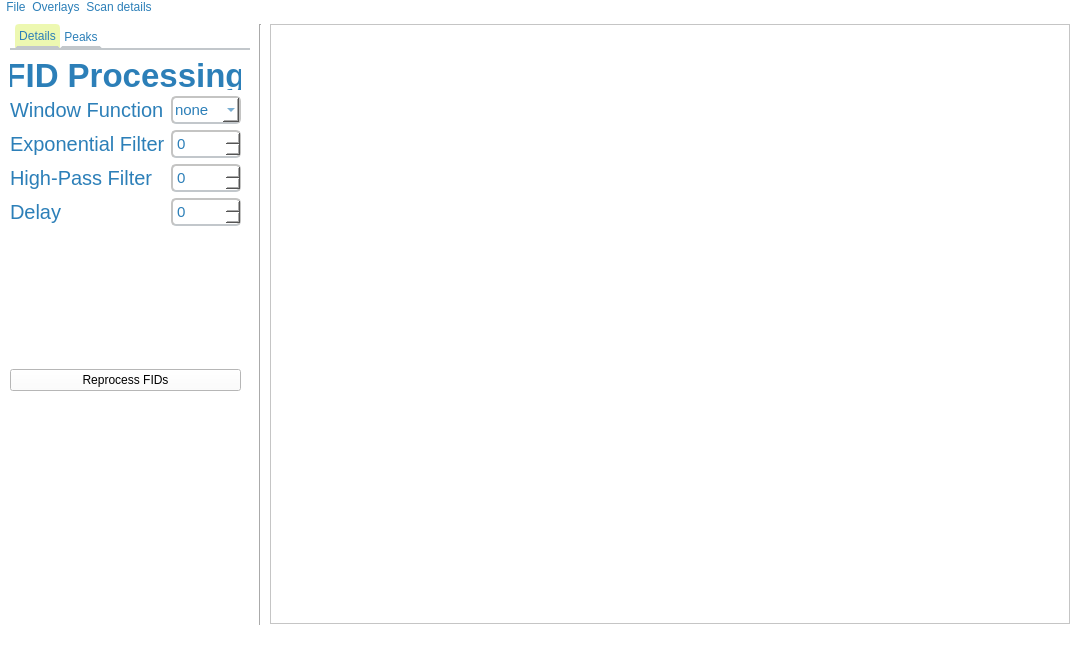
<?xml version="1.0" encoding="UTF-8"?>
<ui version="4.0">
 <class>BatchViewer</class>
 <widget class="QMainWindow" name="BatchViewer">
  <property name="geometry">
   <rect>
    <x>0</x>
    <y>0</y>
    <width>1083</width>
    <height>656</height>
   </rect>
  </property>
  <property name="sizePolicy">
   <sizepolicy hsizetype="Fixed" vsizetype="Fixed">
    <horstretch>0</horstretch>
    <verstretch>0</verstretch>
   </sizepolicy>
  </property>
  <property name="windowTitle">
   <string>Batch Viewer</string>
  </property>
  <property name="styleSheet">
   <string notr="true">QMainWindow {
 background-color: #ffffff
}

QMenuBar {
 background-color: #ffffff;
 color: #ffffff
}

QMenuBar::item {
 background: transparent;
 color: #2c7fb8;
 border-radius: 4px;
}

QMenuBar::item:selected {
 background: #edf8b1;
 color: #2c7fb8
}

QWidget {
 background-color: #ffffff
}

QTabWidget {
background-color: #ffffff
}

QLabel {
color: #2c7fb8
}

QDoubleSpinBox {
	background-color: #FFFFFF;
	color: #2c7fb8;
	font-size: 15px;
border: 1.5px solid #C4C4C3;
border-bottom-color: #C2C7CB; /* same as the pane color */
border-top-left-radius: 5px;
border-top-right-radius: 5px;
border-bottom-left-radius: 5px;
border-bottom-right-radius: 5px;
min-width: 10ex;
padding: 2px;
}

QSpinBox {
	background-color: #FFFFFF;
	color: #2c7fb8;
	font-size: 15px;
border: 1.5px solid #C4C4C3;
border-bottom-color: #C2C7CB; /* same as the pane color */
border-top-left-radius: 5px;
border-top-right-radius: 5px;
border-bottom-left-radius: 5px;
border-bottom-right-radius: 5px;
min-width: 10ex;
padding: 2px;
}

QComboBox {
background-color: #FFFFFF;
color: #2c7fb8;
font-size: 15px;
border: 2px solid #C4C4C3;
border-bottom-color: #C2C7CB; /* same as the pane color */
border-top-left-radius: 5px;
border-top-right-radius: 5px;
border-bottom-left-radius: 5px;
border-bottom-right-radius: 5px;
min-width: 8ex;
padding: 2px;
}

QTabWidget::pane { /* The tab widget frame */
border-top: 2px solid #C2C7CB;
}
QTabWidget::tab-bar {
left: 5px; /* move to the right by 5px */
}
/* Style the tab using the tab sub-control. Note that it reads QTabBar _not_ QTabWidget */
QTabBar::tab {
background: #FFFFFF;
color: #2c7fb8;
border: 2px solid #FFFFFF;
border-bottom-color: #C2C7CB; /* same as the pane color */
border-top-left-radius: 4px;
border-top-right-radius: 4px;
min-width: 8ex;
padding: 2px;
}
QTabBar::tab:selected, QTabBar::tab:hover {
background: #edf8b1;
color: #2c7fb8
}
QTabBar::tab:selected {
border-color: #edf8b1;
border-bottom-color: #C2C7CB; /* same as pane color */
}
QTabBar::tab:!selected {
margin-top: 2px; /* make non-selected tabs look smaller */
}</string>
  </property>
  <widget class="QWidget" name="centralwidget">
   <widget class="GraphicsLayoutWidget" name="graphicsViewLayoutWidget">
    <property name="geometry">
     <rect>
      <x>270</x>
      <y>10</y>
      <width>800</width>
      <height>600</height>
     </rect>
    </property>
   </widget>
   <widget class="QTabWidget" name="tabWidget">
    <property name="geometry">
     <rect>
      <x>10</x>
      <y>10</y>
      <width>241</width>
      <height>601</height>
     </rect>
    </property>
    <property name="currentIndex">
     <number>0</number>
    </property>
    <widget class="QWidget" name="tab">
     <attribute name="title">
      <string>Details</string>
     </attribute>
     <widget class="QWidget" name="verticalLayoutWidget">
      <property name="geometry">
       <rect>
        <x>0</x>
        <y>10</y>
        <width>231</width>
        <height>331</height>
       </rect>
      </property>
      <layout class="QVBoxLayout" name="verticalLayout">
       <item>
        <widget class="QLabel" name="label_6">
         <property name="maximumSize">
          <size>
           <width>16777215</width>
           <height>30</height>
          </size>
         </property>
         <property name="font">
          <font>
           <pointsize>25</pointsize>
           <weight>75</weight>
           <bold>true</bold>
          </font>
         </property>
         <property name="text">
          <string>FID Processing</string>
         </property>
         <property name="alignment">
          <set>Qt::AlignCenter</set>
         </property>
        </widget>
       </item>
       <item>
        <layout class="QFormLayout" name="formLayout_2">
         <item row="0" column="0">
          <widget class="QLabel" name="label_7">
           <property name="font">
            <font>
             <pointsize>15</pointsize>
            </font>
           </property>
           <property name="text">
            <string>Window Function</string>
           </property>
          </widget>
         </item>
         <item row="0" column="1">
          <widget class="QComboBox" name="comboBoxWindowFunction">
           <property name="maximumSize">
            <size>
             <width>16777215</width>
             <height>16777215</height>
            </size>
           </property>
           <property name="statusTip">
            <string>Apply a window function to the FID.</string>
           </property>
           <item>
            <property name="text">
             <string>none</string>
            </property>
           </item>
           <item>
            <property name="text">
             <string>blackman</string>
            </property>
           </item>
           <item>
            <property name="text">
             <string>blackmanharris</string>
            </property>
           </item>
           <item>
            <property name="text">
             <string>boxcar</string>
            </property>
           </item>
           <item>
            <property name="text">
             <string>hanning</string>
            </property>
           </item>
           <item>
            <property name="text">
             <string>bartlett</string>
            </property>
           </item>
          </widget>
         </item>
         <item row="1" column="0">
          <widget class="QLabel" name="label_8">
           <property name="font">
            <font>
             <pointsize>15</pointsize>
            </font>
           </property>
           <property name="text">
            <string>Exponential Filter</string>
           </property>
          </widget>
         </item>
         <item row="1" column="1">
          <widget class="QSpinBox" name="spinBoxExpFilter">
           <property name="toolTip">
            <string/>
           </property>
           <property name="toolTipDuration">
            <number>2</number>
           </property>
           <property name="statusTip">
            <string>Apply an exponential filter (microseconds)</string>
           </property>
           <property name="maximum">
            <number>1000</number>
           </property>
           <property name="singleStep">
            <number>10</number>
           </property>
          </widget>
         </item>
         <item row="2" column="0">
          <widget class="QLabel" name="label_9">
           <property name="font">
            <font>
             <pointsize>15</pointsize>
            </font>
           </property>
           <property name="text">
            <string>High-Pass Filter</string>
           </property>
          </widget>
         </item>
         <item row="2" column="1">
          <widget class="QSpinBox" name="spinBoxHighPass">
           <property name="statusTip">
            <string>Apply a high-pass filter (microseconds)</string>
           </property>
           <property name="maximum">
            <number>1000</number>
           </property>
          </widget>
         </item>
         <item row="3" column="0">
          <widget class="QLabel" name="label_10">
           <property name="font">
            <font>
             <pointsize>15</pointsize>
            </font>
           </property>
           <property name="text">
            <string>Delay</string>
           </property>
          </widget>
         </item>
         <item row="3" column="1">
          <widget class="QSpinBox" name="spinBoxDelay">
           <property name="statusTip">
            <string>Delay the FID processing (microseconds)</string>
           </property>
           <property name="suffix">
            <string/>
           </property>
           <property name="maximum">
            <number>1000</number>
           </property>
          </widget>
         </item>
        </layout>
       </item>
       <item>
        <widget class="QPushButton" name="pushButtonReprocess">
         <property name="text">
          <string>Reprocess FIDs</string>
         </property>
        </widget>
       </item>
      </layout>
     </widget>
    </widget>
    <widget class="QWidget" name="tab_2">
     <attribute name="title">
      <string>Peaks</string>
     </attribute>
     <widget class="QWidget" name="verticalLayoutWidget_2">
      <property name="geometry">
       <rect>
        <x>0</x>
        <y>10</y>
        <width>231</width>
        <height>561</height>
       </rect>
      </property>
      <layout class="QVBoxLayout" name="verticalLayout_2">
       <item>
        <widget class="QLabel" name="label">
         <property name="maximumSize">
          <size>
           <width>16777215</width>
           <height>30</height>
          </size>
         </property>
         <property name="font">
          <font>
           <pointsize>25</pointsize>
           <weight>75</weight>
           <bold>true</bold>
          </font>
         </property>
         <property name="text">
          <string>Detection Settings</string>
         </property>
         <property name="alignment">
          <set>Qt::AlignCenter</set>
         </property>
        </widget>
       </item>
       <item>
        <layout class="QFormLayout" name="formLayout_4">
         <item row="0" column="0">
          <widget class="QLabel" name="label_16">
           <property name="font">
            <font>
             <pointsize>15</pointsize>
            </font>
           </property>
           <property name="text">
            <string>Detect peaks</string>
           </property>
          </widget>
         </item>
         <item row="0" column="1">
          <widget class="QCheckBox" name="checkBoxDetectPeaks_3">
           <property name="statusTip">
            <string>Check to automatically detect peaks</string>
           </property>
           <property name="text">
            <string/>
           </property>
          </widget>
         </item>
         <item row="1" column="0">
          <widget class="QLabel" name="label_14">
           <property name="font">
            <font>
             <pointsize>15</pointsize>
            </font>
           </property>
           <property name="text">
            <string>Threshold</string>
           </property>
          </widget>
         </item>
         <item row="1" column="1">
          <widget class="QDoubleSpinBox" name="doubleSpinBoxPeakSNRThres_3">
           <property name="statusTip">
            <string>Minimum SNR value for peak detection</string>
           </property>
           <property name="maximum">
            <double>10.000000000000000</double>
           </property>
           <property name="singleStep">
            <double>0.010000000000000</double>
           </property>
           <property name="value">
            <double>0.300000000000000</double>
           </property>
          </widget>
         </item>
         <item row="2" column="0">
          <widget class="QLabel" name="label_15">
           <property name="font">
            <font>
             <pointsize>15</pointsize>
            </font>
           </property>
           <property name="text">
            <string>Minimum distance</string>
           </property>
          </widget>
         </item>
         <item row="2" column="1">
          <widget class="QDoubleSpinBox" name="doubleSpinBoxPeakMinDist_3">
           <property name="statusTip">
            <string>Minimum distance between detected peaks</string>
           </property>
           <property name="value">
            <double>1.000000000000000</double>
           </property>
          </widget>
         </item>
        </layout>
       </item>
       <item>
        <widget class="QLabel" name="label_2">
         <property name="maximumSize">
          <size>
           <width>16777215</width>
           <height>30</height>
          </size>
         </property>
         <property name="font">
          <font>
           <pointsize>25</pointsize>
           <weight>75</weight>
           <bold>true</bold>
          </font>
         </property>
         <property name="text">
          <string>Peak Table</string>
         </property>
         <property name="alignment">
          <set>Qt::AlignCenter</set>
         </property>
        </widget>
       </item>
       <item>
        <widget class="QTableWidget" name="tableWidgetPeakTable">
         <property name="statusTip">
          <string>Table of detected peaks in the spectrum</string>
         </property>
        </widget>
       </item>
      </layout>
     </widget>
    </widget>
   </widget>
   <widget class="Line" name="line">
    <property name="geometry">
     <rect>
      <x>250</x>
      <y>10</y>
      <width>20</width>
      <height>601</height>
     </rect>
    </property>
    <property name="orientation">
     <enum>Qt::Vertical</enum>
    </property>
   </widget>
  </widget>
  <widget class="QMenuBar" name="menubar">
   <property name="geometry">
    <rect>
     <x>0</x>
     <y>0</y>
     <width>1083</width>
     <height>22</height>
    </rect>
   </property>
   <widget class="QMenu" name="menuFile">
    <property name="title">
     <string>File</string>
    </property>
    <addaction name="actionSave_spectrum"/>
    <addaction name="actionSave_FFT"/>
    <addaction name="separator"/>
    <addaction name="actionClose"/>
   </widget>
   <widget class="QMenu" name="menuOverlays">
    <property name="title">
     <string>Overlays</string>
    </property>
    <widget class="QMenu" name="menuLoad_overlay">
     <property name="title">
      <string>Load overlay...</string>
     </property>
     <addaction name="actionCAT"/>
     <addaction name="actionPeaks"/>
    </widget>
    <addaction name="menuLoad_overlay"/>
    <addaction name="actionOverlay_settings"/>
   </widget>
   <widget class="QMenu" name="menuScan_details">
    <property name="title">
     <string>Scan details</string>
    </property>
   </widget>
   <addaction name="menuFile"/>
   <addaction name="menuOverlays"/>
   <addaction name="menuScan_details"/>
  </widget>
  <widget class="QStatusBar" name="statusbar"/>
  <action name="actionClose">
   <property name="text">
    <string>Close</string>
   </property>
  </action>
  <action name="actionSave_spectrum">
   <property name="text">
    <string>Save spectrum</string>
   </property>
  </action>
  <action name="actionSave_FFT">
   <property name="text">
    <string>Save FFT</string>
   </property>
  </action>
  <action name="actionCAT">
   <property name="text">
    <string>CAT</string>
   </property>
  </action>
  <action name="actionPeaks">
   <property name="text">
    <string>Peaks</string>
   </property>
  </action>
  <action name="actionOverlay_settings">
   <property name="text">
    <string>Overlay settings</string>
   </property>
  </action>
 </widget>
 <customwidgets>
  <customwidget>
   <class>GraphicsLayoutWidget</class>
   <extends>QGraphicsView</extends>
   <header>pyqtgraph</header>
  </customwidget>
 </customwidgets>
 <resources/>
 <connections/>
</ui>
